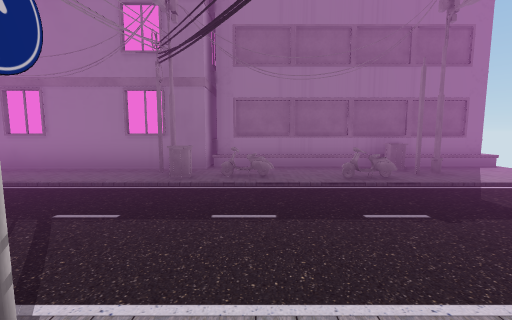
view 1 (above)

20 first-person views from a walk through a scene from a Unity 3-D project. The camera is 1.5 m above the floor, tilts 6° down and sees 90° across. The floor is counted in squares, 2 m on a side. Each view is taken from the middle of a square. On the plan, view 1 faces up. The plan holds only what a view shows up to about 9 squares ahead; the rest is blank. The place goes on beyond the plan. Some surface patterns are stand-ins.

view 2
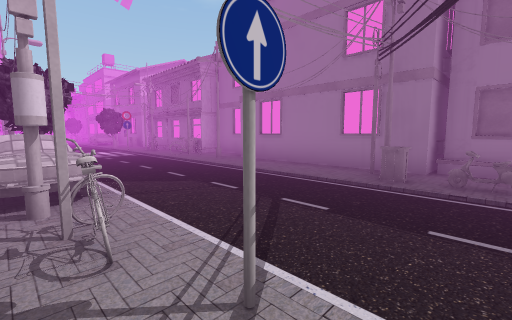

view 3
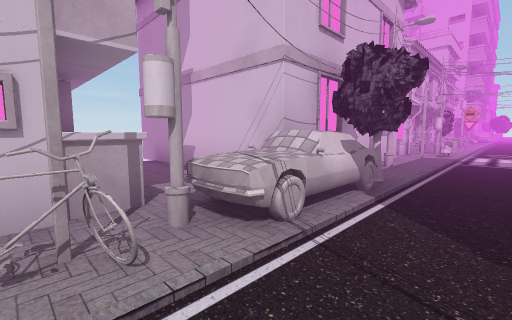

view 4
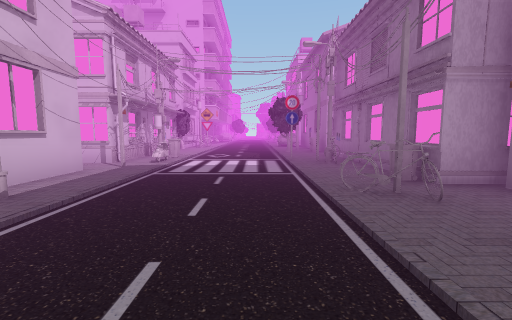

view 5
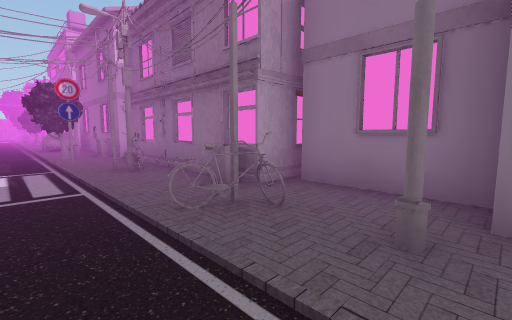

view 6
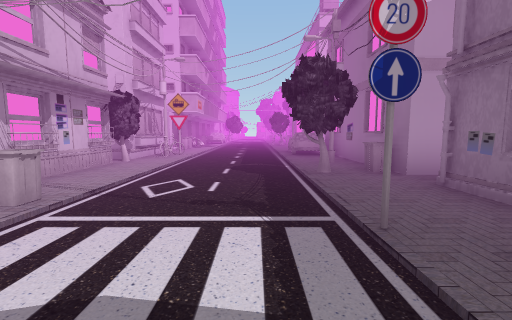

view 7
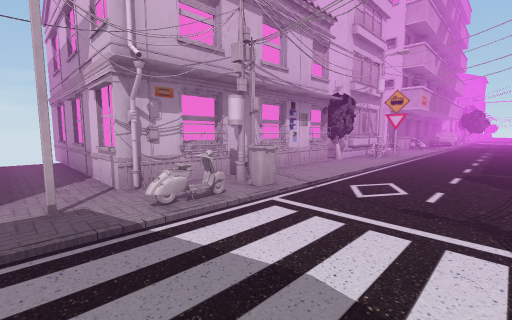

view 8
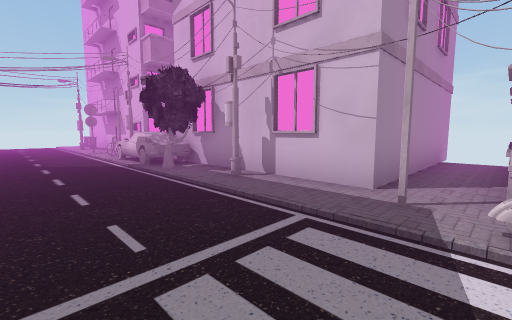

view 9
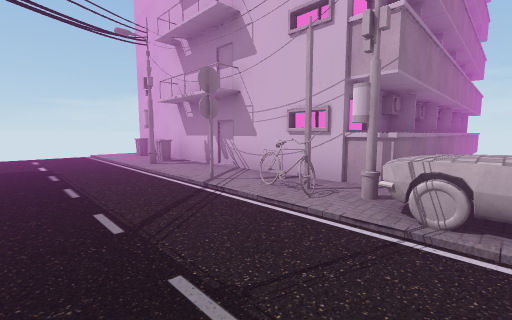

view 10
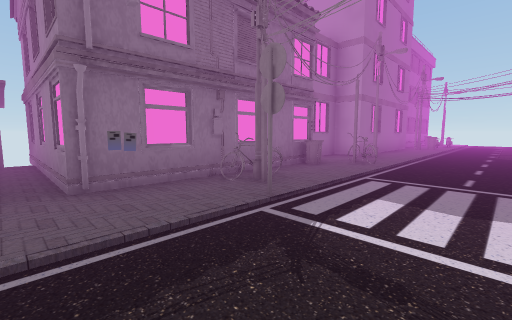

view 11
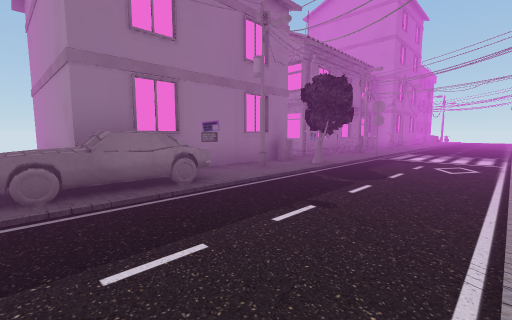

view 12
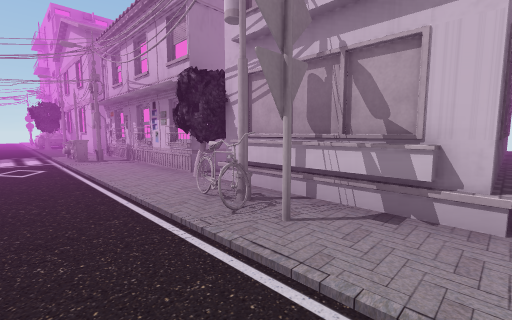

view 13
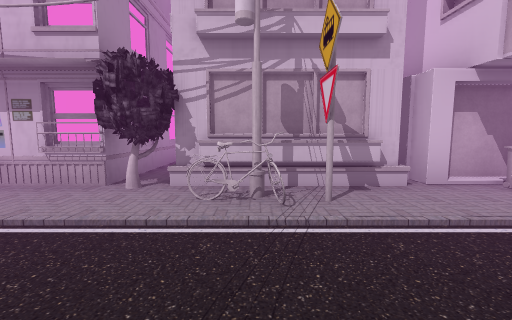

view 14
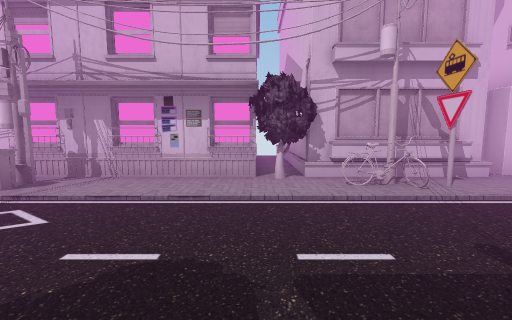

view 15
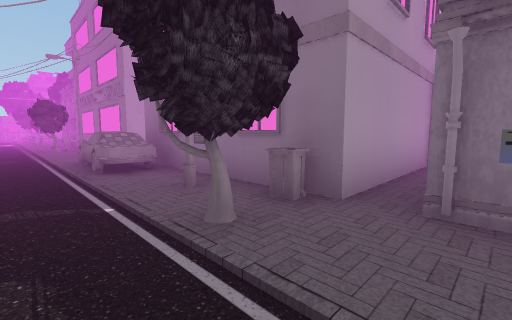

view 16
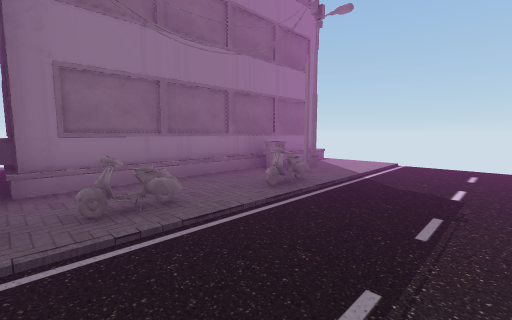

view 17
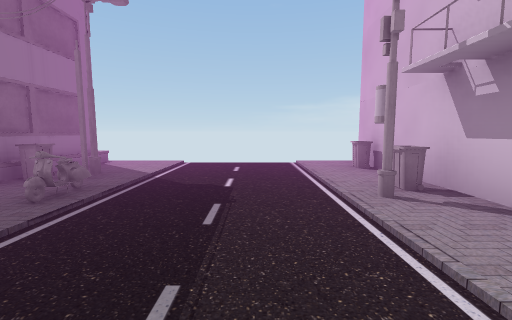

view 18
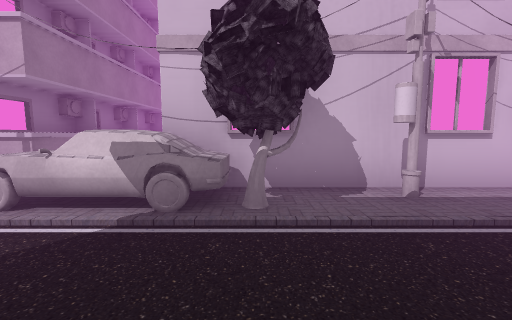

view 19
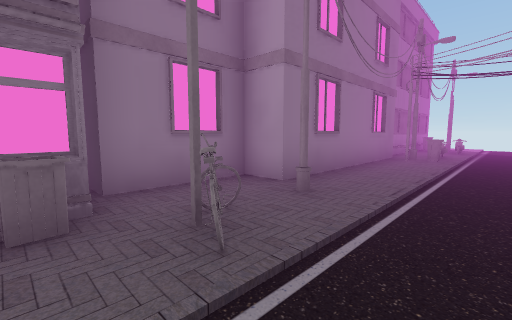

view 20
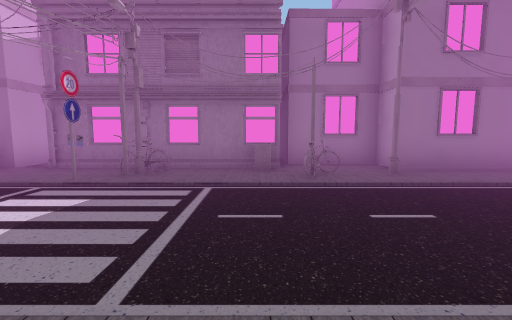

### Floor plan
Key: @ floor where view 1 was taken; # wall or solid block; x gap in a wall; . floor; = window, fence, low wall or low ledge; O other object.
Columns run from 20 left of view 1 to 5 right of it. Each row starts with its distance up from view 1.
 12       O
 11  O    OO
 10  O    OO
  9  O   O.O      O
  8  O    .O    O O    O
  7  O    .O   OO O    O
  6 OOO OO.OOOOOOOOOO  OOOOOOO
  5 OOO.OO..OOOOO.O...O....O..
  4 ..O..O..#O..O......OO.OO..
  3 ..........................
  2 ........O.................
  1 ..O.....O=.........#..O...
  0 .#O#O...OO#.O.OOOOO.@.O.O.
 -1 OOOOOOOOOO.# # #.OO      O
 -2 O  OO    O.#   #.OO
 -3 O  OO    O.#   #.OO
 -4 O  OO    O.#   #.OO
 -5 O  OO    Ox    # OO
 -6 O                OO
 -7 O                O

Where each view was taken, in squares from view 1:
view 1: 0 up, 0 right, facing up
view 2: 0 up, 0 right, facing up-left
view 3: 2 up, 2 left, facing down-left
view 4: 3 up, 5 left, facing left
view 5: 3 up, 6 left, facing up-left
view 6: 3 up, 10 left, facing left
view 7: 3 up, 10 left, facing down-left
view 8: 3 up, 11 left, facing down-right
view 9: 3 up, 4 left, facing down-right
view 10: 2 up, 14 left, facing up-right
view 11: 1 up, 20 left, facing up-right
view 12: 2 up, 20 left, facing down-right
view 13: 3 up, 18 left, facing down
view 14: 4 up, 16 left, facing down
view 15: 3 up, 13 left, facing up-left
view 16: 2 up, 1 left, facing up-right
view 17: 2 up, 1 left, facing right
view 18: 3 up, 6 left, facing down
view 19: 3 up, 9 left, facing up-right
view 20: 0 up, 9 left, facing up
